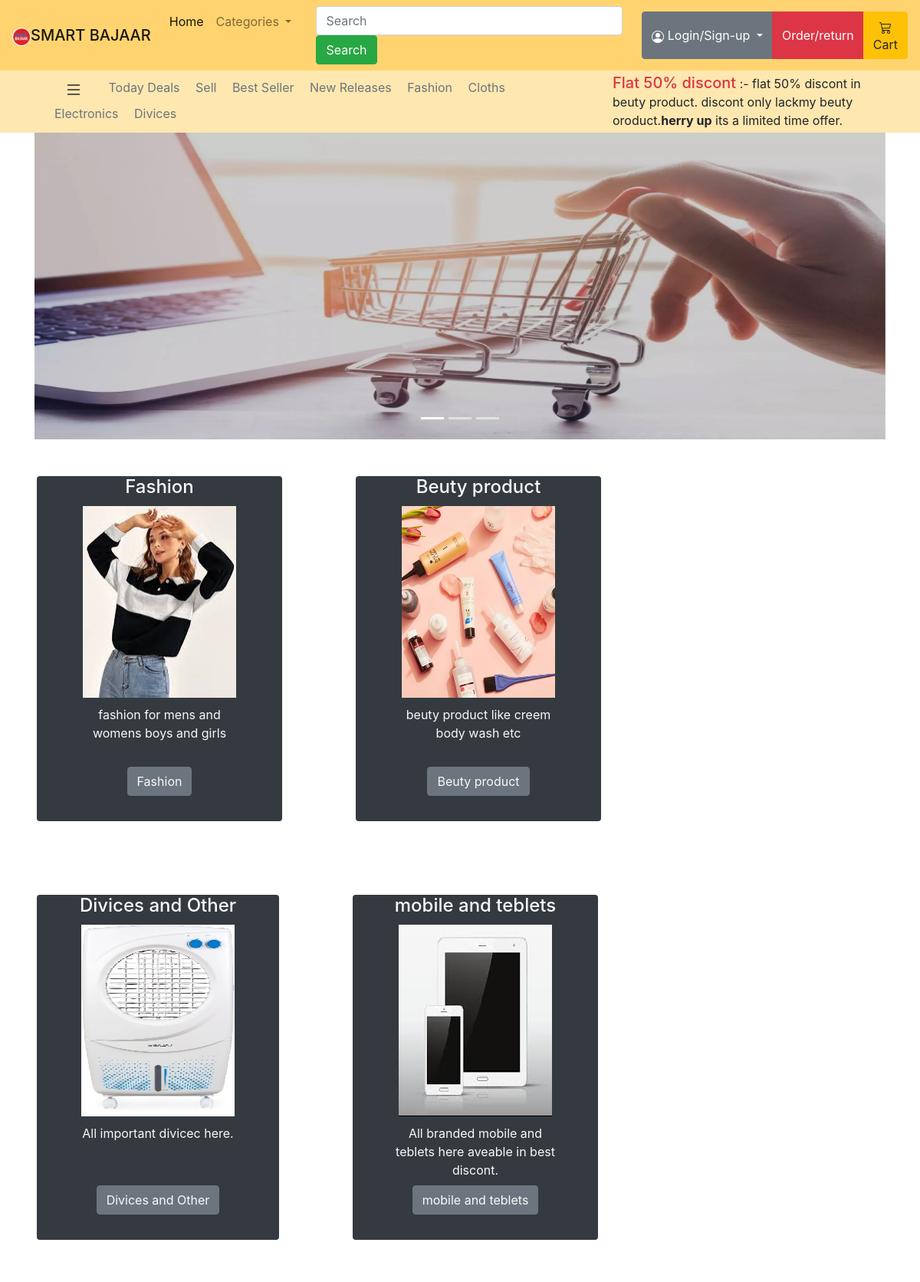
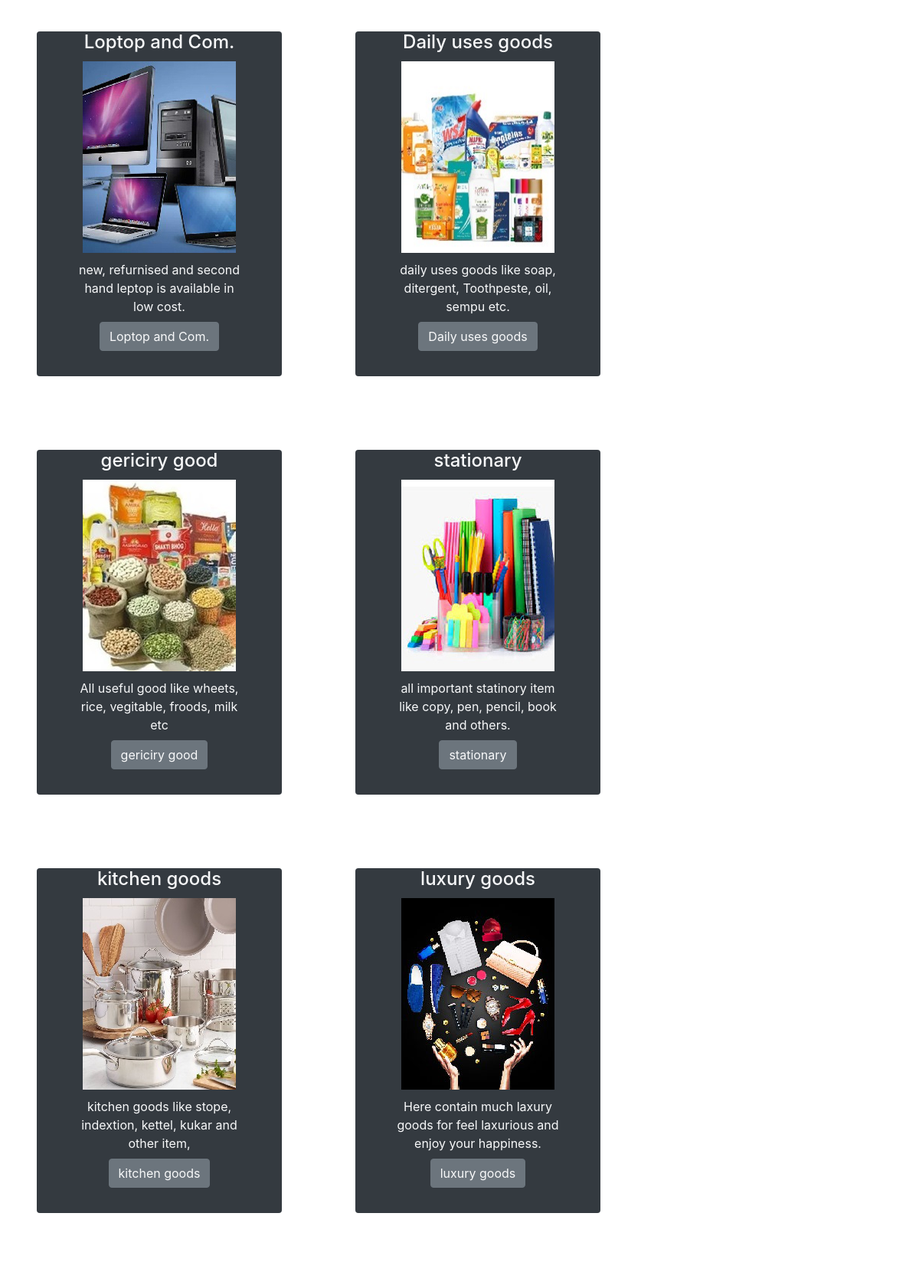
The page / (upper part) on the database its author committed (2 pictures, top to bottom).
### homepage/models.py (models this page shows)
class Offer_Nav(models.Model):
    offer_title = models.CharField(max_length=100)
    offer_disc = models.TextField(max_length=500, null=True, default=" ")

class Categories(models.Model):
    title = models.CharField(max_length=100)
    image = models.FileField(upload_to="pics/categaries/", default= " ", null=True, blank=True)
    disc = models.TextField(max_length=100, default=" ")
    links = AutoSlugField(populate_from = "title", unique=True, null=True, default="")

### homepage/views.py (the view)
# urls.py: 2. Add a URL to urlpatterns:  path('', views.home, name='home')
def home(request):
    offersData = Offer_Nav.objects.all()
    categoriesData = Categories.objects.all()
    data = {
        'offersData' : offersData,
        'categoriesData' : categoriesData
    }
    try:
        name= request.POST.get("username")
        passw = request.POST.ger("password")
        logindata = {
            "username": name,
            "password": passw
        }
        return render(request, "index.html", data, logindata)
    except:
        pass
    try:
        email = request.POST.get("regemail")
        username= request.POST.get("regusername")
        password = request.POST.ger("regpassword")
        logindata = {
            "email" : email,
            "username": username,
            "password": password,
        }
        return render(request, "index.html", data, logindata)
    except:
        pass
    return render(request, "index.html", data)

### homepage/templates/index.html (shortened to what this page needs)
{% extends 'base.html'%}
{% block contant%}
<nav class="nav d-flex justify-content-between pl-5 pr-5 container-fluid px-1 py-1 "
    style="background-color: #ffb3004f !important;">
    <div class="col-8">
        <a class="p-2 text-muted" href="#">
            <div class="btn-group dropright">
                <button type="button" class="btn" data-toggle="dropdown" aria-haspopup="true" aria-expanded="false">
                </button>
            </div>
        </a>
        <a class="p-2 text-muted" href="#">Today Deals</a>
        <a class="p-2 text-muted" href="#">Sell</a>
        <a class="p-2 text-muted" href="#">Best Seller</a>
        <a class="p-2 text-muted" href="#">New Releases</a>
        <a class="p-2 text-muted" href="#">Fashion</a>
        <a class="p-2 text-muted" href="#">Cloths</a>
        <a class="p-2 text-muted" href="#">Electronics</a>
        <a class="p-2 text-muted" href="#">Divices</a>
    </div>
    <div class="col-4">
        <marquee>
            {%if offersData %}
            {% for n in offersData %}
            <H5 class="p-0 m-0 text-danger " style="display:inline;"> {{n.offer_title | safe}}</H5> :- <p
                style="display: inline;">{{n.offer_disc | safe}} </p>
            {% endfor %}
            {% else %}
            <h5 class="p-0 m-0 text-danger">Today offers - error</h5>
            {% endif %}
        </marquee>
    </div>
</nav>
<div class="container">
    <div id="carouselExampleCaptions" class="carousel slide carousel-fade" data-ride="carousel">
        <ol class="carousel-indicators">
            <li data-target="#carouselExampleCaptions" data-slide-to="0" class="active"></li>
            <li data-target="#carouselExampleCaptions" data-slide-to="1"></li>
            <li data-target="#carouselExampleCaptions" data-slide-to="2"></li>
        </ol>
        <div class="carousel-inner">
            <div class="carousel-item active">
                <img src="/static/pics/homepage/cousel1.jpg" class="d-block w-100" height="400px" alt="...">
            </div>
        </div>
        <a class="carousel-control-prev" href="#carouselExampleCaptions" role="button" data-slide="prev">
        </a>
        <a class="carousel-control-next" href="#carouselExampleCaptions" role="button" data-slide="next">
        </a>
    </div>
</div>
<div class="category text-light ">
    {% for i in categoriesData %}
    <div class="inline rounded-right rounded-left bg-dark m-5 pl-5 pr-5 pb-5"
        style="max-width: 320px; max-height: 450px">
        <div class="inline" >
            <h4>{{i.title}}</h4>
        </div>
        <div style="align-items: center; justify-content:center; margin: 10px">
            <img src="/media/{{i.image}}" height="250px" width="200px" alt="" />
        </div>
        <div style="height: 80px; text-align:center">
            <p>{{i.disc | safe}}</p>
        </div>
        <div>
            <button type="button" class="btn btn-secondary button ">
                <a href="{{i.links}}/" class="a text-light">{{i.title}}</a>
            </button>
        </div>
    </div>
    {% endfor %}
</div>
{% endblock %}

### static/style/base_style.css (style rules this page uses)
.category { display:flex; flex-wrap: wrap; text-align: center; }
.a { text-decoration: none; }
.inline { display: inline; }

### rows shown on the page
Offer_Nav: offer_title "Flat 50% discont", offer_disc "flat 50% discont in beuty product. discont only lackmy beuty oroduct. herry up its a limited time offer."
Categories: title "Fashion", image (picture), disc "fashion for mens and womens boys and girls"
Categories: title "Beuty product", image (picture), disc "beuty product like creem body wash etc"
Categories: title "Divices and Other", image (picture), disc "All important divicec here."
Categories: title "mobile and teblets", image (picture), disc "All branded mobile and teblets here aveable in best discont."
Categories: title "Loptop and Com.", image (picture), disc "new, refurnised and second hand leptop is available in low cost."
Categories: title "Daily uses goods", image (picture), disc "daily uses goods like soap, ditergent, Toothpeste, oil, sempu etc."
Categories: title "gericiry good", image (picture), disc "All useful good like wheets, rice, vegitable, froods, milk etc"
Categories: title "stationary", image (picture), disc "all important statinory item like copy, pen, pencil, book and others."
Categories: title "kitchen goods", image (picture), disc "kitchen goods like stope, indextion, kettel, kukar and other item,"
Categories: title "luxury goods", image (picture), disc "Here contain much laxury goods for feel laxurious and enjoy your happiness."
